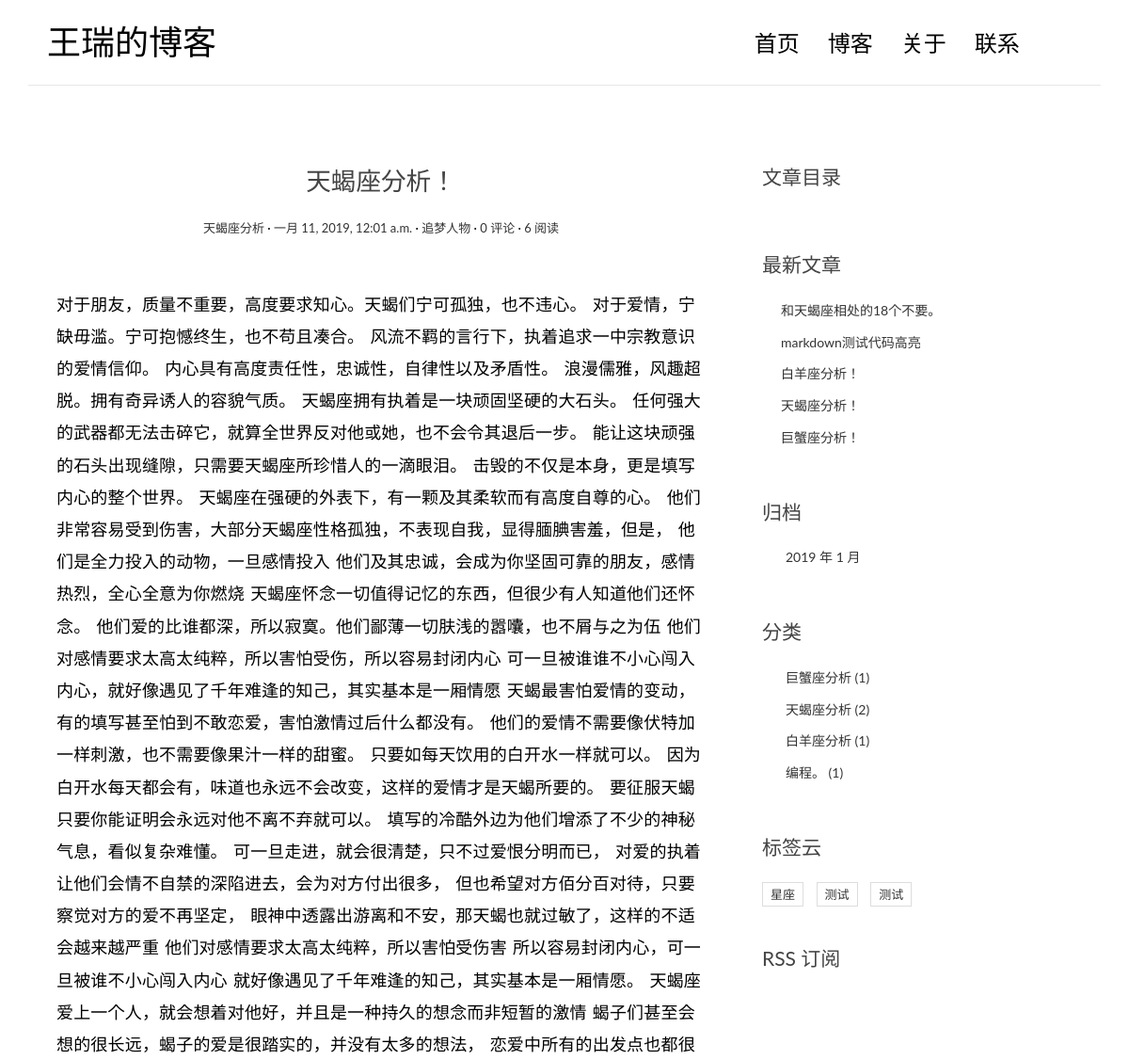
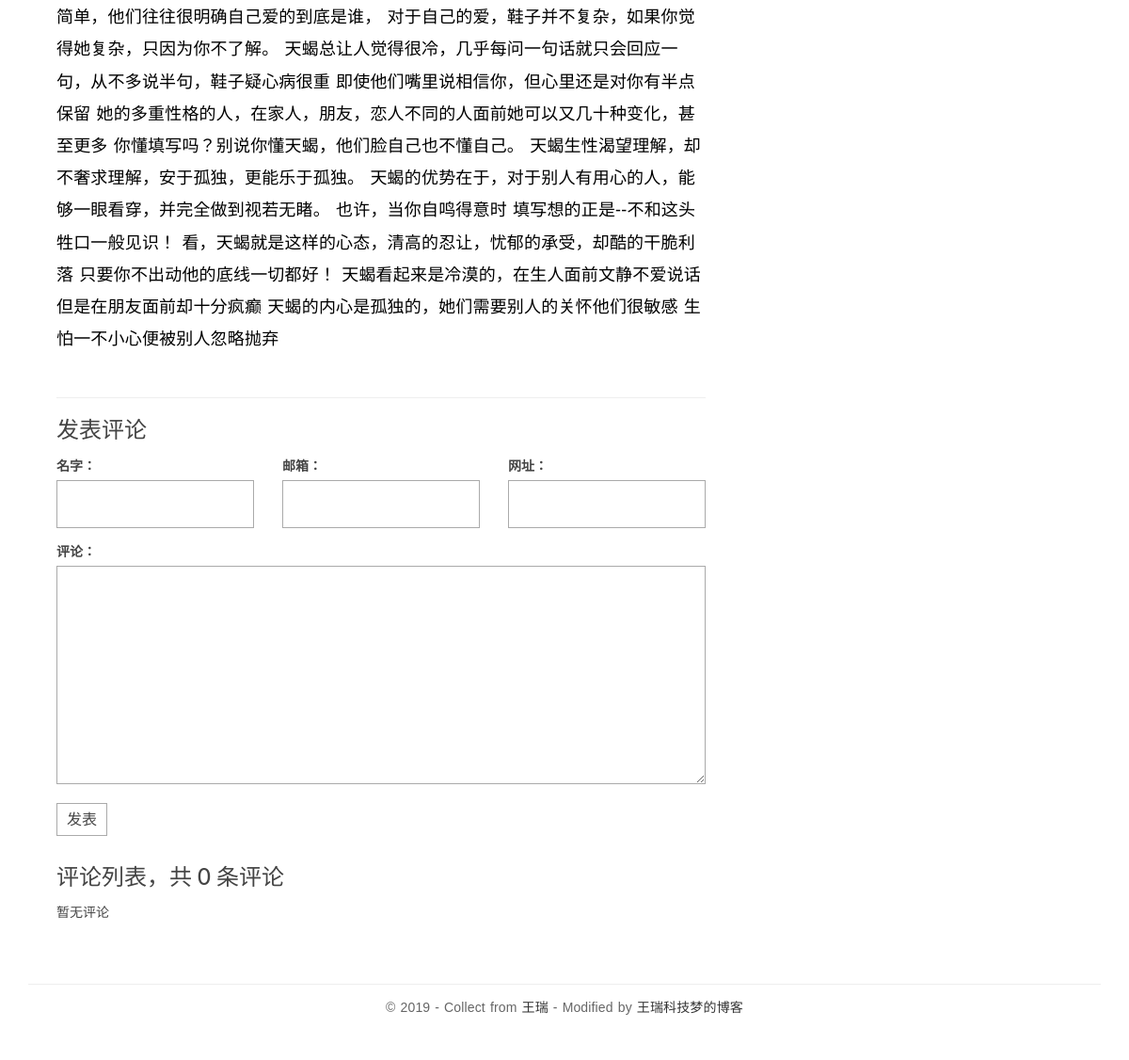
The app's page /post/2/ with its own data (2 pictures, top to bottom).
### blogapp/models.py (models this page shows, shortened)
@python_2_unicode_compatible
class Post(models.Model):
    def get_absolute_url(self):
        return reverse('blogapp:detail', kwargs={'pk': self.pk})
    title = models.CharField(max_length=70)
    body = models.TextField()
    create_date = models.DateTimeField()
    update_date = models.DateTimeField()
    excerpt = models.CharField(max_length=200, default=True)
    tag = models.ManyToManyField('Tag', blank=True)
    category = models.ForeignKey('Category')
    views = models.PositiveIntegerField(default=0)
    user = models.ForeignKey(User)
    def increase_views(self):
        self.views += 1
        self.save(update_fields=['views'])
    class Meta:
        ordering = ['-create_date']

@python_2_unicode_compatible
class Category(models.Model):
    name = models.CharField(max_length=40)

@python_2_unicode_compatible
class Tag(models.Model):
    name = models.CharField(max_length=40)

### blogapp/views.py (the view)
# urls.py: url(r'^post/(?P<pk>[0-9]+)/$', PostDetailView.as_view(), name='detail'),
class PostDetailView(DetailView):
    model = Post
    context_object_name = 'post'
    template_name = 'blog/detail.html'
    def get(self, request, *args, **kwargs):
        response = super(PostDetailView, self).get(request, *args, **kwargs)
        self.object.increase_views()
        return response
    def get_object(self, queryset=None):
        post = super(PostDetailView, self).get_object(queryset=None)
        md = markdown.Markdown( extensions=[
                                          'markdown.extensions.extra',
                                          'markdown.extensions.codehilite',
                                          TocExtension(slugify=slugify)
                                      ])
        post.body = md.convert(post.body)
        post.toc = md.toc
        return post
    def get_context_data(self, **kwargs):
        context = super(PostDetailView, self).get_context_data(**kwargs)
        form = CommentForm()
        comment_list = self.object.comment_set.all()
        context.update({'form': form,
                        'comment': comment_list})
        return context

### comments/forms.py
class CommentForm(forms.ModelForm):
    class Meta:
        model = Comment
        fields = ['name', 'email', 'url', 'text']

### blogapp/templatetags/blog_tags.py (called while the page is built)
@register.simple_tag
def get_recent_posts(num=5):
    return Post.objects.all().order_by('-create_date')[:num]

@register.simple_tag
def archives():
    return Post.objects.dates('create_date', 'month', order='DESC')

@register.simple_tag
def get_category():
    return Category.objects.all()

@register.simple_tag
def get_tag():
    return Tag.objects.all()

### templates/blog/detail.html (shortened to what this page needs)
{% extends 'bash.html' %}
<               {% block body %}
                <article class="post post-1">
                    <header class="entry-header">
                        <h1 class="entry-title">{{ post.title }}</h1>
                        <div class="entry-meta">
                            <span class="post-category"><a href="#">{{ post.category.name }}</a></span>
                            <span class="post-date"><a href="#"><time class="entry-date"
                                                                      datetime="{{ post.create_date }}">{{ post.create_date }}</time></a></span>
                            <span class="post-author"><a href="#">追梦人物</a></span>
                            <span class="comments-link"><a href="{{ post.get_absolute_url }}#comment-area">{{ post.comment_set.count }} 评论</a></span>
                            <span class="views-count"><a href="#">{{ post.views }} 阅读</a></span>
                        </div>
                    </header>
                    <div class="entry-content clearfix">
                        <p>{{ post.body|safe }}</p>
                    </div>
                </article>
                <section class="comment-area" id="comment-area">
                    <hr>
                    <h3>发表评论</h3>
                    <form action="{% url 'comments:post_comment' post.pk %}" method="post" class="comment-form">
                        <div class="row">
                            <div class="col-md-4">
                                <label for="id_name">名字：</label>
                                {{ form.name }}
                            </div>
                            <div class="col-md-4">
                                <label for="id_email">邮箱：</label>
                                {{ form.email }}
                            </div>
                            <div class="col-md-4">
                                <label for="id_url">网址：</label>
                                {{ form.url }}
                            </div>
                            <div class="col-md-12">
                                <label for="id_comment">评论：</label>
                                {{ form.text }}
                                <button type="submit" class="comment-btn">发表</button>
                            </div>
                        </div>
                    </form>
                    <div class="comment-list-panel">
                        <h3>评论列表，共 <span>{{ post.comment_set.count }}</span> 条评论</h3>
                        <ul class="comment-list list-unstyled">
                            {% for comment in comment %}
                            <li class="comment-item">
                                <span class="nickname">{{ comment.name }}</span>
                                <time class="submit-date" datetime="{{ comment.create_time }}">{{ comment.create_time }}</time>
                                <div class="text">
                                    {{ comment.text }}
                                </div>
                            </li>
                            {% empty %}
                            暂无评论
                            {% endfor %}
                        </ul>
                    </div>
                </section>
                {% endblock body %}
                {% block aside %}
                <div class="widget widget-content">
                    <h3 class="widget-title">文章目录</h3>
                </div>
                {% endblock aside %}

### templates/bash.html (shortened to what this page needs)
<!DOCTYPE html>
{% load staticfiles %}
{% load blog_tags %}
<html>
<head>
    <link rel="stylesheet" href="{% static 'blog/css/bootstrap.min.css' %}">
    <link rel="stylesheet" href="http://code.ionicframework.com/ionicons/2.0.1/css/ionicons.min.css">
    <link rel="stylesheet" href="{% static 'blog/css/pace.css' %}">
    <link rel="stylesheet" href="{% static 'blog/css/custom.css'%}">
    <link rel="stylesheet" href="{% static 'blog/css/highlights/github.css'%}">
</head>
<body id="single">
<div class="container">
    <header id="site-header">
        <div class="row">
            <div class="col-md-4 col-sm-5 col-xs-8">
                <div class="logo">
                    <h1><a href="{% url 'blogapp:index' %}"><b>王瑞的博客</b></a></h1>
                </div>
            </div>
            <div class="col-md-8 col-sm-7 col-xs-4">
                <nav class="main-nav" role="navigation">
                    <div class="collapse navbar-collapse" id="bs-example-navbar-collapse-1">
                        <ul class="nav navbar-nav navbar-right">
                            <li class="cl-effect-11"><a href="{% url 'blogapp:index' %}" data-hover="首页">首页</a></li>
                            <li class="cl-effect-11"><a href="full-width.html" data-hover="博客">博客</a></li>
                            <li class="cl-effect-11"><a href="about.html" data-hover="关于">关于</a></li>
                            <li class="cl-effect-11"><a href="contact.html" data-hover="联系">联系</a></li>
                        </ul>
                    </div>
                </nav>
            </div>
        </div>
    </header>
</div>
<div class="content-body">
    <div class="container">
        <div class="row">
            <main class="col-md-8">
                {% block body %}
                {% endblock body %}
                 </main>
            <aside class="col-md-4">
                {% block aside %}
                {% endblock aside %}
                <div class="widget widget-recent-posts">
                    <h3 class="widget-title">最新文章</h3>
                    {% get_recent_posts as recent_get_posts %}
                    <ul>
                        {% for post in recent_get_posts %}
                        <li>
                            <a href="{{ post.get_absolute_url }}">{{ post.title }}</a>
                        </li>
                        {% empty %}
                        暂无文章
                        {% endfor %}
                    </ul>
                </div>
                <div class="widget widget-archives">
                    <h3 class="widget-title">归档</h3>
                    {% archives as date_list %}
                    <ul>
                        {% for date in date_list %}
                        <li>
                            <a href="{% url 'blogapp:archives' date.year date.month %}">{{ date.year }} 年 {{ date.month }} 月</a>
                        </li>
                        {% empty %}
                        暂无归档！
                        {% endfor %}
                    </ul>
                </div>
                <div class="widget widget-category">
                    <h3 class="widget-title">分类</h3>
                    {% get_category as category_list %}
                    <ul>
                        {% for category in category_list %}
                        <li>
                            <a href="{% url 'blogapp:category' category.pk %}">{{ category.name }} <span class="post-count">({{ category.post_set.count }})</span></a>
                        </li>
                        {% empty %}
                        暂无分类
                        {%  endfor %}
                    </ul>
                </div>
                <div class="widget widget-tag-cloud">
                    <h3 class="widget-title">标签云</h3>
                    <ul>
                        {% get_tag as tag_list %}
                        {% for tag in tag_list %}
                        <li>
                            <a href="{% url 'blogapp:tags' tag.pk %}">{{ tag.name }}</a>
                        </li>
                        {% empty %}
                        暂无标签
                        {% endfor %}
                    </ul>
                </div>
                <div class="rss">
                    <a href="{% url 'rss' %}"> RSS 订阅</a>
                </div>
            </aside>
        </div>
    </div>
</div>
<footer id="site-footer">
    <div class="container">
        <div class="row">
            <div class="col-md-12">
                <p class="copyright">&copy 2019 - Collect from <a href="http://www.cssmoban.com/"
                                                                  target="_blank" title="模板之家">王瑞</a>
                    - Modified by <a href="http://zmrenwu.com/" title="网页模板" target="_blank">王瑞科技梦的博客</a>
                </p>
            </div>
        </div>
    </div>
</footer>
</body>
</html>

### blogapp/static/blog/css/custom.css (style rules this page uses)
* { outline: none; }
h1, h2, h3, h4, h5, h6 { margin-top: 0; }
b { font-weight: 400; }
a { color: #333; }
body { color: #444; font-family: 'Lato', sans-serif; }
p { font-family: 'Ubuntu', sans-serif; font-weight: 400; word-spacing: 1px; letter-spacing: 0.01em; }
#single p, #page p { margin-bottom: 25px; }
#site-header { background-color: #FFF; padding: 25px 20px; margin-bottom: 40px; border-bottom: 1px solid #e7e7e7; }
.logo h1 a { color: #000; }
.logo h1 { margin: 0; font-family: 'Lato', sans-serif; font-weight: 300; }
.main-nav { margin-top: 11px; max-width: 95%; }
.main-nav a { color: #000000 !important; padding: 0 0 5px 0 !important; margin-right: 30px; font-family: 'Lato', sans-serif; font-weight: 300; font-size: 24px; }
.cl-effect-11 a { padding: 10px 0; color: #0972b4; text-shadow: none; }
.cl-effect-11 a::before { position: absolute; top: 0; left: 0; overflow: hidden; padding: 0 0 5px 0 !important; max-width: 0; border-bottom: 1px solid #000; color: #000; content: attr(data-hover); white-space: nowrap; -webkit-transition: max-width 0.5s; -moz-transition: max-width 0.5s; transition: max-width 0.5s; }
.content-body { padding-bottom: 4em; }
.post { background: #fff; padding: 30px 30px 0; }
.entry-title { text-align: center; font-size: 1.9em; margin-bottom: 20px; line-height: 1.6; padding: 10px 20px 0; }
.entry-meta { text-align: center; color: #DDDDDD; font-size: 13px; margin-bottom: 30px; }
.entry-content { font-size: 18px; line-height: 1.9; font-weight: 300; color: #000; }
.post-category::after, .post-date::after, .post-author::after, .comments-link::after { content: ' ·'; color: #000; }
.widget { background: #fff; padding: 30px 0 0; }
.widget-title { font-size: 1.5em; margin-bottom: 20px; line-height: 1.6; padding: 10px 0 0; font-weight: 400; }
.widget-recent-posts ul { padding: 0; margin: 0; padding-left: 20px; }
.widget-recent-posts ul li { list-style-type: none; position: relative; line-height: 170%; margin-bottom: 10px; }
.widget-recent-posts ul li::before { content: '\f3d3'; font-family: "Ionicons"; position: absolute; left: -17px; top: 3px; font-size: 16px; color: #000; }
.widget-archives ul { padding: 0; margin: 0; padding-left: 25px; }
.widget-archives ul li { list-style-type: none; position: relative; line-height: 170%; margin-bottom: 10px; }
.widget-archives ul li::before { content: '\f3f3'; font-family: "Ionicons"; position: absolute; left: -25px; top: 1px; font-size: 16px; color: #000; }
.widget-category ul { padding: 0; margin: 0; padding-left: 25px; }
.widget-category ul li { list-style-type: none; position: relative; line-height: 170%; margin-bottom: 10px; }
.widget-category ul li::before { content: '\f3fe'; font-family: "Ionicons"; position: absolute; left: -25px; top: 1px; font-size: 18px; color: #000; }
.widget-tag-cloud ul { padding: 0; margin: 0; margin-right: -10px; }
.widget-tag-cloud ul li { list-style-type: none; font-size: 13px; display: inline-block; margin-right: 10px; margin-bottom: 10px; padding: 3px 8px; border: 1px solid #ddd; }
.rss { font-size: 21px; margin-top: 30px; }
.rss a { color: #444; }
#site-footer { padding-top: 10px; padding: 0 0 1.5em 0; }
.copyright { text-align: center; padding-top: 1em; margin: 0; border-top: 1px solid #eee; color: #666; }
.contact-form input, .comment-form input { border: 1px solid #aaa; margin-bottom: 15px; width: 100%; padding: 15px 15px; font-size: 16px; line-height: 100%; transition: 0.4s border-color linear; }
.contact-form textarea, .comment-form textarea { border: 1px solid #aaa; margin-bottom: 15px; width: 100%; padding: 15px 15px; font-size: 16px; line-height: 20px !important; min-height: 183px; transition: 0.4s border-color linear; }
.comment-area { padding: 0 30px 0; }
.comment-form { margin-top: 15px; }
.comment-form .comment-btn { background-color: #fff; border: 1px solid #aaa; font-size: 16px; padding: 5px 10px; }
.comment-list-panel { margin-top: 30px; }
.comment-list { margin-top: 15px; }

### records on screen
Post: title "天蝎座分析！", category.name "天蝎座分析", create_date "一月 11, 2019, 12:01 a.m.", comment_set.count "0", views "6", body "对于朋友，质量不重要，高度要求知心。天蝎们宁可孤独，也不违心。 对于爱情，宁缺毋滥。宁可抱憾终生，也不苟且凑合。 风流不羁的言行下，执着追求一中宗教意识的爱情信仰。 内心具有高度责任性，忠诚性，自律性以及矛盾性。 浪漫儒雅，风趣超脱。拥有奇异诱人的容貌气质。 天蝎座拥有执着是一块顽固坚硬的大石头。 任何强大的武器都无法击碎它，就算全世界反对他或她，也不会令其退后一步。 能让这块顽强的石头出现缝隙，只需要天蝎座所珍惜人的一滴眼泪。 击毁的不仅是本身，更是填写内心的整个世界。 天蝎座在强硬的外表下，有一颗及其柔软而有高度自尊的心。 他们非常容易受到伤害，大部分天蝎座性格孤独，不表现自我，显得腼腆害羞，但是， 他们是全力投入的动物，一旦感情投入 他们及其忠诚，会成为你坚固可靠的朋友，感情热烈，全心全意为你燃烧 天蝎座怀念一切值得记忆的东西，但很少有人知道他们还怀念。 他们爱的比谁都深，所以寂寞。他们鄙薄一切肤浅的嚣囔，也不屑与之为伍 他们对感情要求太高太纯粹，所以害怕受伤，所以容易封闭内心 可一旦被谁谁不小心闯入内心，就好像遇见了千年难逢的知己，其实基本是一厢情愿 天蝎最害怕爱情的变动，有的填写甚至怕到不敢恋爱，害怕激情过后什么都没有。 他们的爱情不需要像伏特加一样刺激，也不需要像果汁一样的甜蜜。 只要如每天饮用的白开水一样就可以。 因为白开水每天都会有，味道也永远不会改变，这样的爱情才是天蝎所要的。 要征服天蝎只要你能证明会永远对他不离不弃就可以。 填写的冷酷外边为他们增添了不少的神秘气息，看似复杂难懂。 可一旦走进，就会很清楚，只不过爱恨分明而已，…"
Post: title "和天蝎座相处的18个不要。"
Post: title "markdown测试代码高亮"
Post: title "白羊座分析！"
Post: title "巨蟹座分析！"
Category: name "巨蟹座分析", post_set.count "1"
Category: name "天蝎座分析", post_set.count "2"
Category: name "白羊座分析", post_set.count "1"
Category: name "编程。", post_set.count "1"
Tag: name "星座"
Tag: name "测试"
Tag: name "测试"

### other values on screen
{{ date.year }} "2019"
{{ date.month }} "1"
